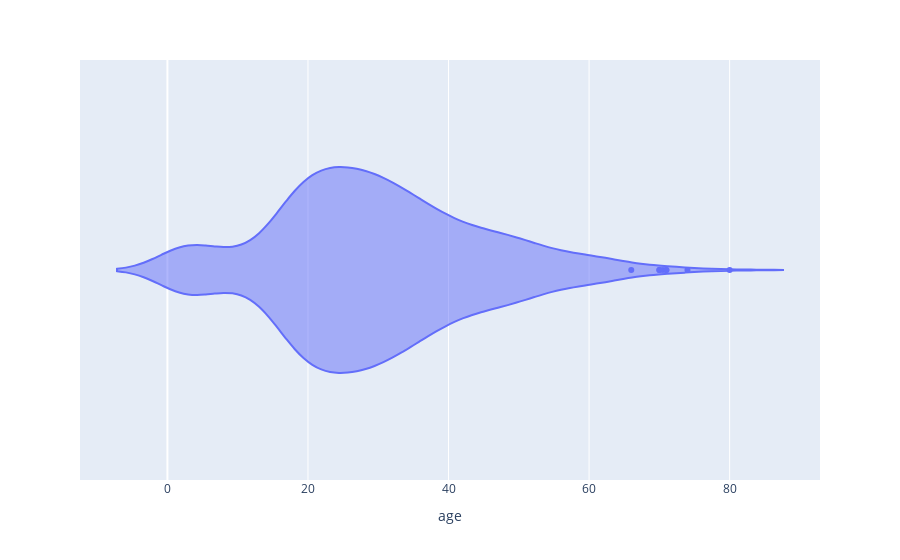

The notebook cell this image was saved under:
### Code cell
fig_1=px.violin(df,x='age')
fig_1.show()

### Figure 1 — Plotly figure (JSON) as saved in the notebook; plotly's stock layout.template omitted (floating-point values rounded to 4 significant figures; data arrays with more than 128 entries replaced by an {"elided": "..."} marker saying what was removed)
{"data": [{"alignmentgroup": "True", "box": {"visible": false}, "hovertemplate": "age=%{x}<extra></extra>", "legendgroup": "", "marker": {"color": "#636efa"}, "name": "", "offsetgroup": "", "orientation": "h", "scalegroup": "True", "showlegend": false, "type": "violin", "x": {"elided": "891 float values"}, "x0": " ", "xaxis": "x", "y0": " ", "yaxis": "y"}], "layout": {"legend": {"tracegroupgap": 0}, "margin": {"t": 60}, "violinmode": "group", "xaxis": {"anchor": "y", "domain": [0, 1], "title": {"text": "age"}}, "yaxis": {"anchor": "x", "domain": [0, 1]}}}
